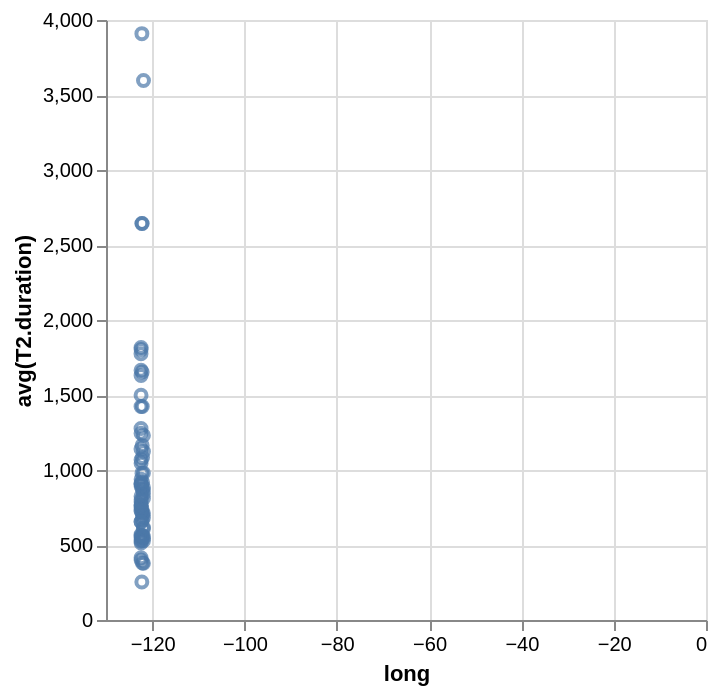

Vega-Lite specification stored for this chart:
### Vega-Lite specification from a JSON file in a GitHub repository (floating-point values rounded to 4 significant figures)
{"data": {"values": [{"x_data": -121.9, "y_data": 544.8}, {"x_data": -121.9, "y_data": 885}, {"x_data": -121.9, "y_data": 378.3}, {"x_data": -121.9, "y_data": 980.1}, {"x_data": -121.9, "y_data": 840.2}, {"x_data": -121.9, "y_data": 529.1}, {"x_data": -121.9, "y_data": 682.3}, {"x_data": -121.9, "y_data": 1231.0}, {"x_data": -121.9, "y_data": 1123.0}, {"x_data": -121.9, "y_data": 810.5}, {"x_data": -121.9, "y_data": 711.8}, {"x_data": -121.9, "y_data": 616.4}, {"x_data": -121.9, "y_data": 608.8}, {"x_data": -121.9, "y_data": 3597.0}, {"x_data": -122.2, "y_data": 3909}, {"x_data": -122.2, "y_data": 2644.0}, {"x_data": -122.2, "y_data": 741}, {"x_data": -122.2, "y_data": 979.1}, {"x_data": -122.2, "y_data": 555.4}, {"x_data": -122.1, "y_data": 563.0}, {"x_data": -122.1, "y_data": 714.8}, {"x_data": -122.1, "y_data": 380.4}, {"x_data": -122.1, "y_data": 918.1}, {"x_data": -122.1, "y_data": 667.6}, {"x_data": -122.1, "y_data": 1083.0}, {"x_data": -122.1, "y_data": 699.7}, {"x_data": -122.2, "y_data": 1653.0}, {"x_data": -122.2, "y_data": 2644.0}, {"x_data": -122.1, "y_data": 1424.0}, {"x_data": -122.2, "y_data": 1164.0}, {"x_data": -122.1, "y_data": 872.2}, {"x_data": -122.4, "y_data": 1246.0}, {"x_data": -122.4, "y_data": 906.1}, {"x_data": -122.4, "y_data": 1068.0}, {"x_data": -122.4, "y_data": 524.8}, {"x_data": -122.4, "y_data": 1498.0}, {"x_data": -122.4, "y_data": 825.2}, {"x_data": -122.4, "y_data": 1817.0}, {"x_data": -122.4, "y_data": 655.7}, {"x_data": -122.4, "y_data": 1803.0}, {"x_data": -122.4, "y_data": 938.8}, {"x_data": -122.4, "y_data": 766.1}, {"x_data": -122.4, "y_data": 535.0}, {"x_data": -122.4, "y_data": 752.7}, {"x_data": -122.4, "y_data": 551.4}, {"x_data": -122.4, "y_data": 1775.0}, {"x_data": -122.4, "y_data": 734.4}, {"x_data": -122.4, "y_data": 1630.0}, {"x_data": -122.4, "y_data": 905.3}, {"x_data": -122.4, "y_data": 399.7}, {"x_data": -122.4, "y_data": 414.5}, {"x_data": -122.4, "y_data": 512.8}, {"x_data": -122.4, "y_data": 568.9}, {"x_data": -122.4, "y_data": 912.8}, {"x_data": -122.4, "y_data": 1140.0}, {"x_data": -122.4, "y_data": 561.7}, {"x_data": -122.4, "y_data": 725.3}, {"x_data": -122.4, "y_data": 801.9}, {"x_data": -122.4, "y_data": 765.4}, {"x_data": -122.4, "y_data": 1277.0}, {"x_data": -122.4, "y_data": 1423.0}, {"x_data": -122.4, "y_data": 890.9}, {"x_data": -122.4, "y_data": 655.3}, {"x_data": -122.4, "y_data": 1665.0}, {"x_data": -122.4, "y_data": 786.4}, {"x_data": -121.9, "y_data": 862.5}, {"x_data": -122.4, "y_data": 1045.0}, {"x_data": -122.2, "y_data": 253.3}, {"x_data": -121.9, "y_data": 556}]}, "mark": "point", "encoding": {"x": {"field": "x_data", "type": "quantitative", "title": "long"}, "y": {"field": "y_data", "type": "quantitative", "title": "avg(T2.duration)"}}}
